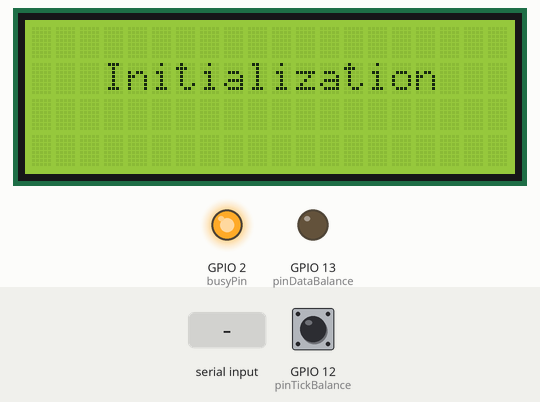
The sketch below on a simulated ESP32. On the bench: 20×4 character LCD, output pins drawn as LEDs (lit = HIGH). The inputs (shaded band) are chosen by the test bench; at power-on: GPIO 12 (pinTickBalance) HIGH. WiFi joins after 1.5 s; servers stay silent unless stated; uploads are accepted with an empty reply; what the sketch prints to the serial monitor is not drawn.

Above: at 1.2 s.
At 6.4 s:
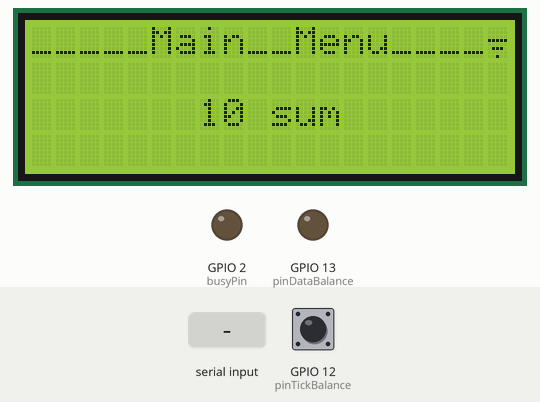
6.5 s: "1" received over Serial
At 7.0 s:
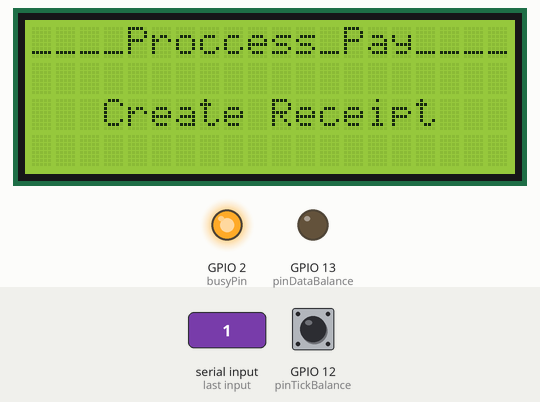
9.5 s: GPIO 12 (pinTickBalance) pulled LOW for 0.15 s
At 9.79 s:
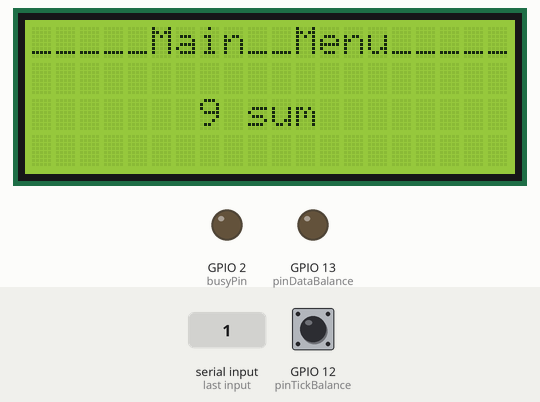
11.5 s: GPIO 12 (pinTickBalance) pulled LOW for 1 s
At 12.5 s:
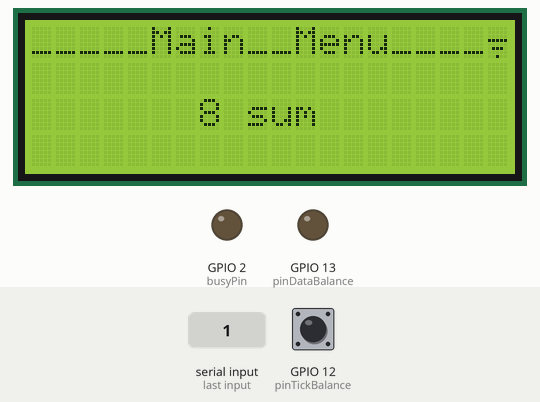
Timing chart, 0 to 14.5 s (numbered marks = the images above; inputs shaded):
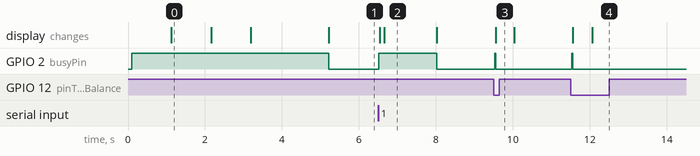

The sketch:

PaymePay.ino
```cpp
#include <Arduino.h>
#include <WiFi.h>
#include "MenuManager.h"

#define I2C_ADDR 0x27
#define LCD_COLUMNS 20
#define LCD_LINES 4

// Кнопки
const int busyPin = 2;
const int pinTickBalance = 12;
const int pinDataBalance = 13;

const uint8_t wifiIcon[4][8] = {
  {
    0b00000,
    0b00000,
    0b00000,
    0b00000,
    0b00000,
    0b00000,
    0b00000,
    0b00100,
  },
  {
    0b00000,
    0b00000,
    0b00000,
    0b00000,
    0b00000,
    0b01110,
    0b00000,
    0b00100,
  },
  {
    0b00000,
    0b00000,
    0b00000,
    0b11111,
    0b00000,
    0b01110,
    0b00000,
    0b00100,
  },
  {
    0b01110,
    0b10001,
    0b00000,
    0b11111,
    0b00000,
    0b01110,
    0b00000,
    0b00100,
  },
};

// Переменные
int amount = 0;
int settingIndex = 0;
unsigned long lastPressTime = 0;
const unsigned long longPressThreshold = 1000;  // 1 сек

static bool tickToggle = true;

LiquidCrystal_I2C lcd(I2C_ADDR, LCD_COLUMNS, LCD_LINES);

MenuContainer container;

int getSignalStrength(long rssi) {
  if (rssi <= -80) {
    return 0;  // Очень слабый сигнал
  } else if (rssi > -80 && rssi <= -65) {
    return 1;  // Слабый сигнал
  } else if (rssi > -65 && rssi <= -50) {
    return 2;  // Хороший сигнал
  } else {
    return 3;  // Отличный сигнал
  }
}


void updateWifiIcon() {
  static long lastTime = 0;
  long currTime = millis();

  if (currTime - lastTime < 1000) return;

  lastTime = currTime;

  char icons[4] = { '\x00', '\x01', '\x02', '\x03' };

  lcd.setCursor(19, 0);
  if (WiFi.status() == WL_CONNECTED) {
    long rssi = WiFi.RSSI();                  // Получаем RSSI (силу сигнала)
    int rssiIndex = getSignalStrength(rssi);  // Градация сигнала
    lcd.print(icons[rssiIndex]);

  } else {
    Serial.println("Not connected :(");
    lcd.print(icons[0]);
  }
}

void setup() {
  // put your setup code here, to run once:
  Serial.begin(9600);

  //  pinMode(buttonOk, INPUT_PULLUP);
  //  pinMode(buttonUp, INPUT_PULLDOWN);
  //  pinMode(buttonDown, INPUT_PULLUP);
  pinMode(pinTickBalance, INPUT_PULLUP);
  pinMode(pinDataBalance, OUTPUT);
  pinMode(busyPin, OUTPUT);

  Wire.begin(14, 15);
  lcd.init();
  lcd.backlight();

  for (int i = 0; i < 4; i++) {
    lcd.createChar(i, (uint8_t*)wifiIcon[i]);
  }

  // Serial.println("Wi-Fi connected!");
  // Serial.print("IP Address: ");
  // Serial.println(WiFi.localIP());
  // Serial.print("Signal strength (RSSI): ");
  // Serial.println(WiFi.RSSI());

  Event ev(START);
  container.handleEvent(&ev);
}

void loop() {
  // put your main code here, to run repeatedly:
  // Обработка иконка Wi-Fi
  updateWifiIcon();

  // Обработка кнопок
  //  if (digitalRead(buttonUp) == HIGH) {
  //    delay(20);
  //    while (digitalRead(buttonUp) == HIGH)
  //      ;
  //    Event ev(BUTTON_UP_PRESSED);
  //    container.handleEvent(&ev);
  //  } else if (digitalRead(buttonDown) == LOW) {
  //    delay(20);
  //    while (digitalRead(buttonDown) == LOW)
  //      ;
  //    Event ev(BUTTON_DOWN_PRESSED);
  //    container.handleEvent(&ev);
  //  } else if (digitalRead(buttonOk) == LOW) {
  //    delay(20);
  //    while (digitalRead(buttonOk) == LOW)
  //      ;
  //    Event ev(BUTTON_OK_PRESSED);
  //    container.handleEvent(&ev);
  //  } else

  if (digitalRead(pinTickBalance) == LOW) {
    delay(20);
    if (digitalRead(pinTickBalance) == LOW && tickToggle) {
      tickToggle = false;
      Event ev(TICK_DOWN);
      container.handleEvent(&ev);
    }
  }

  if (digitalRead(pinTickBalance) == HIGH) {
    delay(20);
    if (digitalRead(pinTickBalance) == HIGH && !tickToggle) {
      tickToggle = true;
      Event ev(TICK_UP);
      container.handleEvent(&ev);
    }
  }

  if (Serial.available() > 0) {
    Event ev(UART_ON_RECEIVED);
    container.handleEvent(&ev);
  }
}
```

MenuManager.h
```cpp
#ifndef MENU_MANAGER
#define MENU_MANAGER

#include <vector>
#include <LiquidCrystal_I2C.h>

extern LiquidCrystal_I2C lcd;

// Forward declaration
class MenuContainer;

// Типы событий
enum EventType {
    START,
    BUTTON_OK_PRESSED,
    BUTTON_UP_PRESSED,
    BUTTON_DOWN_PRESSED,
    UART_ON_RECEIVED,
    TICK_UP,
    TICK_DOWN,
    UPDATE
};

// Класс событий
class Event {
  public:
    Event(EventType type);
    EventType eventType() const;

  private:
    EventType m_type;
};

// Базовый класс меню
class BaseMenu {
  public:
    BaseMenu();
    virtual void onShowing() = 0;
    virtual void onShow() = 0;
    virtual void handleEvent(MenuContainer* container, Event* evnt) = 0;
    virtual void onHide() = 0;

    virtual void draw();

    virtual ~BaseMenu();

    void setNavigations(BaseMenu* next, BaseMenu* prev, std::vector<BaseMenu*>& pages);
    BaseMenu* next();
    BaseMenu* prev();

    void show();
    bool shouldNext();

  protected:
    BaseMenu* m_next;     // Ссылка на следующее меню
    BaseMenu* m_prev;     // Ссылка на предыдущее меню
    std::vector<BaseMenu*> m_pages; // Вектор подменю
    bool m_shouldNext = false; //Флаг для информирования следуюшей
    String m_title = String("");
    String m_message1 = String("");
    String m_message2 = String("");
    String m_message3 = String("");
};

// Приветственное меню
class WelcomeMenu : public BaseMenu {
  public:
    WelcomeMenu();

    void onShowing() override;
    void onShow() override;
    void handleEvent(MenuContainer* container, Event* evnt) override;
    void onHide() override;
    void draw() override;
};

// Меню инициализации
class InitializationMenu : public BaseMenu {
  public:
    InitializationMenu();

    void onShowing() override;
    void onShow() override;
    void handleEvent(MenuContainer* container, Event* evnt) override;
    void onHide() override;
    void draw() override;
};

// Главное меню
class MainMenu : public BaseMenu {
  public:
    MainMenu();

    void onShowing() override;
    void onShow() override;
    void handleEvent(MenuContainer* container, Event* evnt) override;
    void onHide() override;
    void draw() override;
};

// Меню ввода суммы
class InputAmountMenu : public BaseMenu {
  public:
    InputAmountMenu();

    void onShowing() override;
    void onShow() override;
    void handleEvent(MenuContainer* container, Event* evnt) override;
    void onHide() override;
    void draw() override;

  protected:
    int m_amount = 10;
};

// Меню оплаты
class PayMenu : public BaseMenu {
  public:
    PayMenu();

    void onShowing() override;
    void onShow() override;
    void handleEvent(MenuContainer* container, Event* evnt) override;
    void onHide() override;
    void draw() override;

  private:
    String createReceipt(const String& paycomUrl, const String& apiKey, int amount);
    bool processPayment(const String& paycomUrl, const String& apiKey, const String& token, const String& receiptId);
};

// Меню настроек
class SettingsMenu : public BaseMenu {
  public:
    SettingsMenu();

    void onShowing() override;
    void onShow() override;
    void handleEvent(MenuContainer* container, Event* evnt) override;
    void onHide() override;
    void draw() override;
};

// Меню WiFi-настроек
class WifiSettingsMenu : public BaseMenu {
  public:
    WifiSettingsMenu();

    void onShowing() override;
    void onShow() override;
    void handleEvent(MenuContainer* container, Event* evnt) override;
    void onHide() override;
    void draw() override;
};

// Меню настроек уведомлений
class NotificationSettingsMenu : public BaseMenu {
  public:
    NotificationSettingsMenu();

    void onShowing() override;
    void onShow() override;
    void handleEvent(MenuContainer* container, Event* evnt) override;
    void onHide() override;
    void draw() override;
};

// Контейнер для управления меню
class MenuContainer {
  public:
    MenuContainer();

    void handleEvent(Event* evnt); // Обработка события
    void next();
    void prev();

  private:
    BaseMenu* m_currentMenu;       // Текущее активное меню
    std::vector<BaseMenu*> m_menuList; // Список всех меню
};

#endif
```

Source omitted: MenuManager.cpp (15478 bytes)

Measured:
- after the input at 6.5 s, GPIO 2 (busyPin): LOW → HIGH at once, → LOW 1.5 s later; the display: first changes at once (image 2 shows a later state)
- after the input at 9.5 s, GPIO 2 (busyPin): LOW → HIGH at once, → LOW 0.03 s later; the display: changes after 0.05 s (image 3)
- after the input at 11.5 s, GPIO 2 (busyPin): LOW → HIGH at once, → LOW 0.03 s later; the display: first changes after 0.06 s (image 4 shows a later state)
- what the display in image 0 shows lasts 1.1 s, from 1.1 s to 2.2 s
- what the display in image 2 shows lasts 1.3 s, from 6.7 s to 8.0 s
